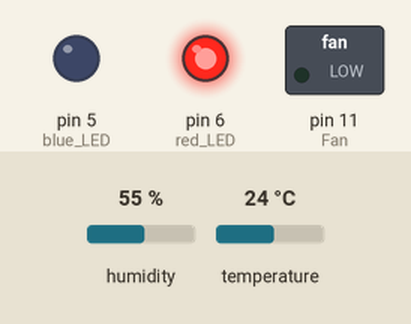
This sketch was run on a simulated Arduino Uno, built with avr-gcc and run on an emulated ATmega328P. Parts: switched loads named in the sketch (green lamp = pin HIGH), output pins drawn as LEDs (lit = HIGH). The test bench sets the inputs (shaded band); at power-on: temperature 24 °C, humidity 55 %.

Above: at 2.8 s.
2.9 s: temperature set to 34 °C
5.6 s: temperature set to 37 °C
At 7.5 s:
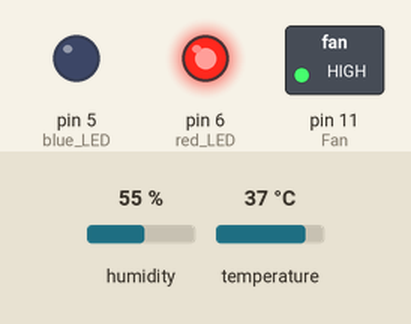
8.3 s: temperature set to 12 °C
At 11.0 s:
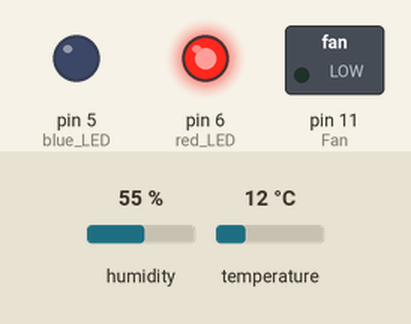
11.6 s: temperature set to 41 °C
At 13.4 s:
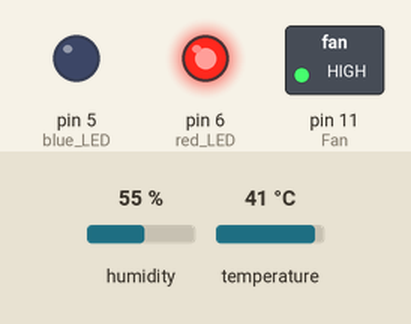
Timing chart, 0 to 14.9 s (numbered marks = the images above; inputs shaded):
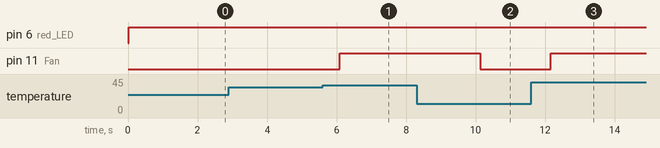

Measured:
- the behaviour switches between 35 and 36 °C on temperature (found by bisection; images 0 and 1)
- after the input at 2.9 s, every drawn part: stays the same
- after the input at 5.6 s, pin 11 (Fan): LOW → HIGH after 0.49 s
- after the input at 8.3 s, pin 11 (Fan): HIGH → LOW after 1.8 s
- after the input at 11.6 s, pin 11 (Fan): LOW → HIGH after 0.56 s

The sketch:

SmartFarm.ino
```cpp
#include "DHT.h"

DHT dht(8, DHT11);
int Fan=11;
int blue_LED=5;
int red_LED=6;

void setup() {
  dht.begin();
  pinMode(Fan, OUTPUT);
  pinMode(blue_LED, OUTPUT);
  pinMode(red_LED, OUTPUT);
}

void loop() {
  float hum=dht.readHumidity();
  float temp=dht.readTemperature();
  if (temp > 35){
    analogWrite(Fan,255);
  }
  else if (temp <= 35) {
    analogWrite(Fan, 0);
  }

  if (hum > 0.7 || hum < 0.6){
    digitalWrite(blue_LED, LOW);
    digitalWrite(red_LED, HIGH);
  }
  else if (hum >= 0.6 && hum <= 0.7) {
    digitalWrite(blue_LED, HIGH);
    digitalWrite(red_LED, LOW);
  }
}
```
